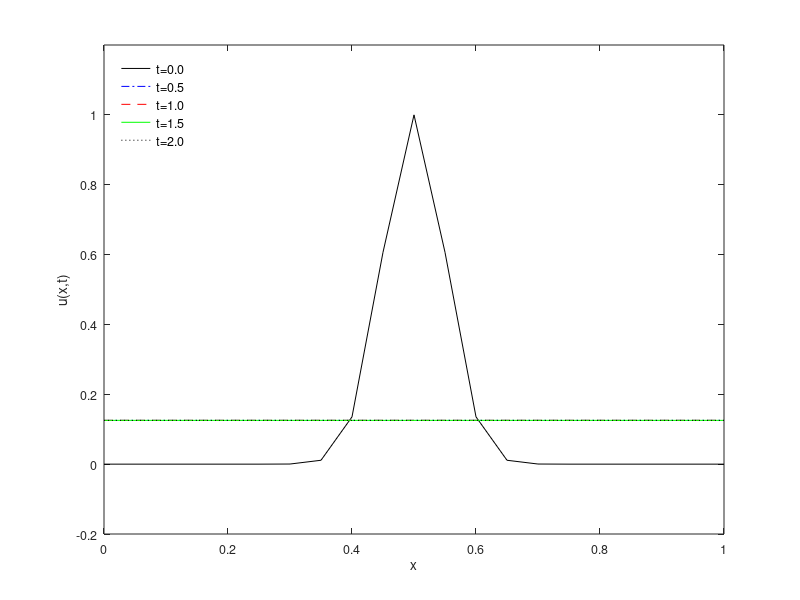
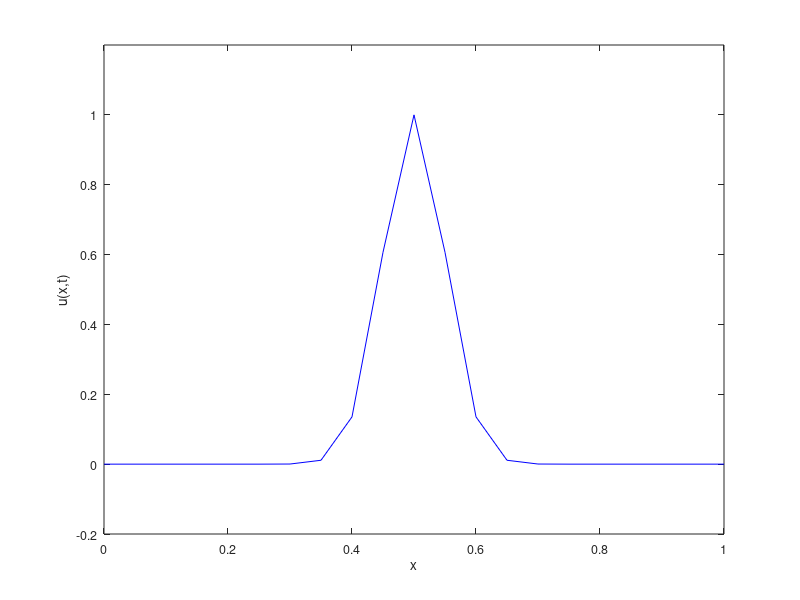

Write MATLAB code to recreate these figures, in order.

% -------------------------------------------------------------------------
% EGME 436, Exercise 3.02 - Crank-Nicholson of the 1D heat equation
%
% Output files :
% Plots
%
% Code written by : S.Mayoral
% Last update : 2-Feb-2024 by S.Mayoral (
% ----------------------------------------------------------------------------
%
% INITIALIZE CODE
% ----------------------------------------------------------------------------
% Clear memory
clc
format short
% Constants
caseName = 'ex302'; % name of files
N = 21; % No. points in x
L = 1; % size of the domain
M = 1001; % No. time steps Dt
alpha = 1; % thermal diffusivity
dt = 0.002; % time-step
dx = L /(N-1); % cell size
% Compute the Fourier No.
beta = 0.5*alpha*dt/(dx^2);
% Dirichlet boundary conditions
u0 = 0; % BC at x = 0
uL = 0; % BC at x = L
% Define arrays
x = linspace(0,L,N); % domain in x
u = zeros(N,M); % array to store the solution u
A = zeros(N,N); % square matrix A
b = zeros(N,1); % square matrix A
a = [-beta, 1+2*beta, -beta]; % Coefficients of matrix A
% Define the initial condition
uo = @(x)( exp( -200*(x-0.5).^2 ) );
u(:,1) = uo( x' );
u
% Build matrix A
for i=2:(N-1)
    j = (i-1):(i+1);
    A(i,j) = a;
end
% Impose boundary conditions
A(1,1:3) = [-3, 4,-1];
A(N,(N-2):N) = [ 1,-4, 3];
% Compute the inverse of A
Ai = inv(A);
% Implement Backward Euler with CS for heat equation
for n = 1:(M-1)
    % Build the known vector b
    for i = 2:(N-1)
        b(i) = beta*u(i-1,n) + (1-2*beta)*u(i,n) + beta*u(i+1,n);
    end
    b(1) = 0;
    b(N) = 0;
    b;
    u(:,n+1) = Ai*b;
end
% Plot solution
figHandle = figure('Position', [100, 150, 350, 290]);
plot(x,u(:,1),'k-')
hold on
plot(x,u(:,251),'b-.')
plot(x,u(:,501),'r--')
plot(x,u(:,751),'g-')
plot(x,u(:,1001),'k:')
hold off
xlabel('x','FontSize',9)
ylabel('u(x,t)','FontSize',9)
axis([0 1 -0.2 1.2])
set(gca,'FontSize',9);
legend1 = legend('t=0.0','t=0.5','t=1.0','t=1.5','t=2.0');
set(legend1,'EdgeColor',[1 1 1],'FontSize',9,'Location','northwest');
% Export as a PNG file or PDF
%pngFile = strcat(caseName,'.png');
%pdfFile = strcat(caseName,'.pdf');
%exportgraphics(figHandle,pngFile,'Resolution',300)
%exportgraphics(figHandle,pdfFile,'ContentType','vector')
% Generate GIF file
gifHandle = figure('Position', [500, 150, 350, 290]);
plot(x,u(:,1),'b-')
xlabel('x','FontSize',9)
ylabel('u(x,t)','FontSize',9)
axis([0 1 -0.2 1.2])
set(gca,'FontSize',9)
%gifFile = strcat(caseName,'.gif');
%exportgraphics(gifHandle,gifFile);
% for n = 2:10:M % Note: the 10 speeds-pd the GIF
%     plot(x,u(:,n),'b-')
%     xlabel('x','FontSize',9)
%     ylabel('u(x,t)','FontSize',9)
%     axis([0 1 -0.2 1.2])
%     set(gca,'FontSize',9)
%     exportgraphics(gifHandle,gifFile,Append=true);
% end
